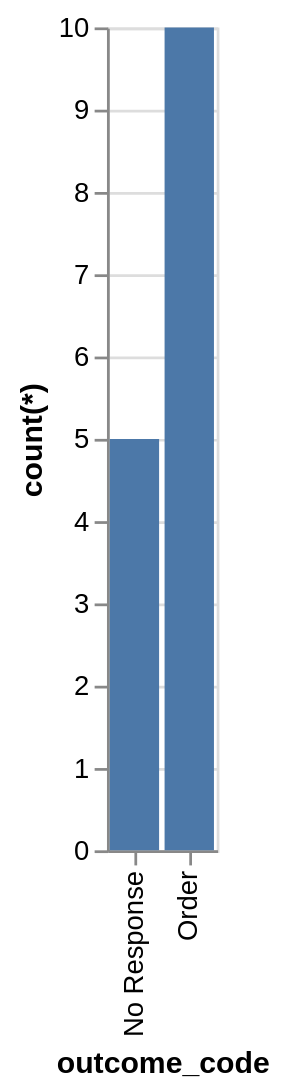

Vega-Lite specification for this chart:
### Vega-Lite specification from a JSON file in a GitHub repository (floating-point values rounded to 4 significant figures)
{"data": {"values": [{"x_data": "No Response", "y_data": 5}, {"x_data": "Order", "y_data": 10}]}, "mark": "bar", "encoding": {"x": {"field": "x_data", "type": "nominal", "title": "outcome_code", "sort": "ascending"}, "y": {"field": "y_data", "type": "quantitative", "title": "count(*)"}}}
